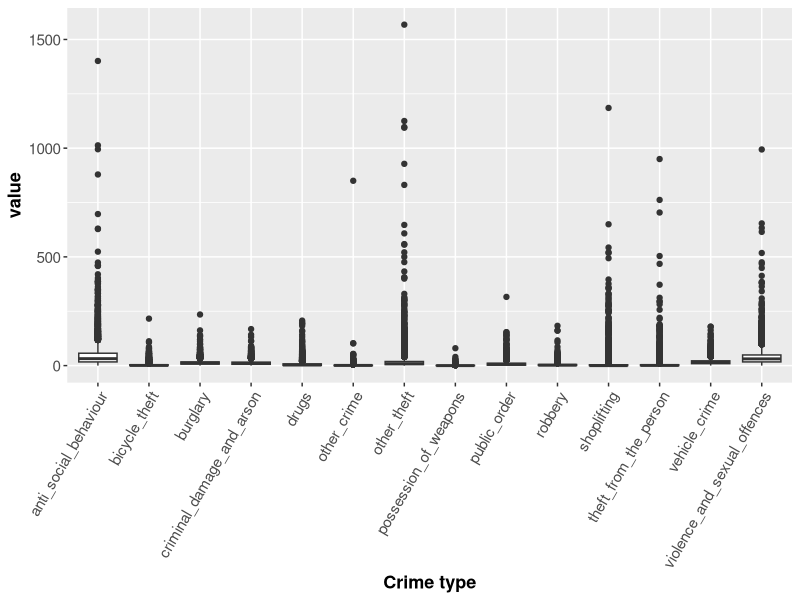
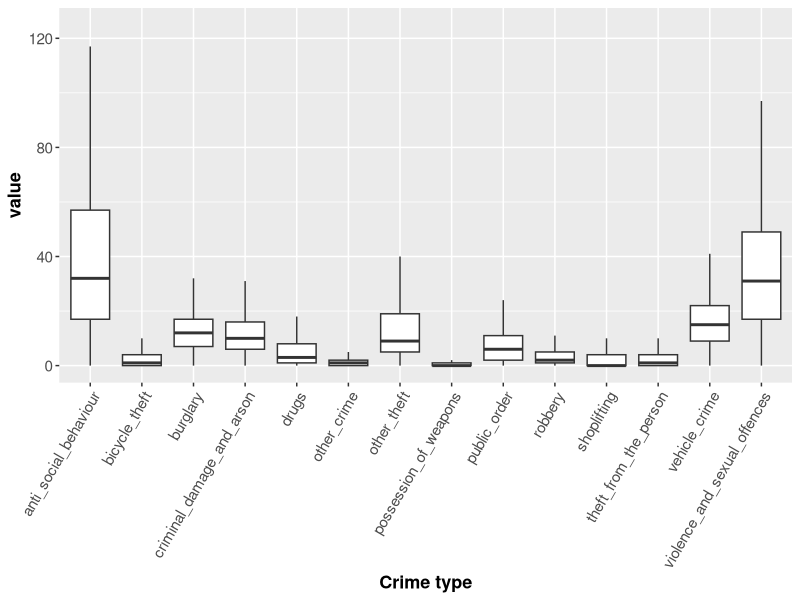

The R script that drew these images, in order: (Note: this script raises an error after producing the figures.)
library(stats)
library(reshape2)
library(ggplot2)

df <- read.csv("Data/crime-types.csv")

# summary of data
summary(df)

# prepare data for boxplots
df2 <- melt(df, id.vars = "LSOA_name")

# boxplot of crime types
bp1 <- ggplot(df2, aes(x = variable, y = value))
bp1 <- bp1 + geom_boxplot() +
  theme(axis.text.x = element_text(angle = 60, hjust = 1),
        axis.text = element_text(size = 11),
        axis.title = element_text(size = 13, face = "bold")) +
  labs(x = "Crime type")
print(bp1)
# excluding outliers
bp2 <- ggplot(df2, aes(x = variable, y = value))
bp2 <- bp2 + geom_boxplot(outlier.colour = NA) +
  theme(axis.text.x = element_text(angle = 60, hjust = 1),
        axis.text = element_text(size = 11),
        axis.title = element_text(size = 13, face = "bold")) +
  coord_cartesian(ylim = c(0, 125)) +
  labs(x = "Crime type")
print(bp2)

# find number of zeros in each crime
df3 <- df[, -1]
df.zeros <- apply(df3, 2, function(x) {sum(x == 0)})
print(df.zeros)
# find the upper inner fence value for each crime
maxval <- apply(df3, 2, function(x) { (IQR(x) * 1.5) + quantile(x, probs = 0.75) })
print(maxval)
# find number of outliers in each crime
df4 <- data.frame(matrix(ncol = 15, nrow = 0))
maxvals <- NULL
num.outliers <- NULL
num.zeros <- NULL
for (i in 2:15) {
  dfsub <- df[which(df[, i] > maxval[[i - 1]]), ]
  print(paste0(colnames(df)[i], ": ", nrow(dfsub)))
  maxvals <- c(maxvals, maxval[[i - 1]])
  num.outliers <- c(num.outliers, nrow(dfsub))
  num.zeros <- c(num.zeros, df.zeros[[i - 1]])
  df4 <- rbind(df4, dfsub)
  print(nrow(df4))
}
# create table
outliers.table <- data.frame(cbind(colnames(df)[2:15], maxvals, num.outliers, num.zeros))
colnames(outliers.table) <- c("Crime type", "Upper inner fence value", "Number outliers", "Number zeros")
print(outliers.table)
write.csv(outliers.table, file = "Output/outliers-table-full.csv", row.names = FALSE)

# find variable describing the most variance
df3.var <- apply(df3, 2, var)
print(df3.var)
max(df3.var)
which(df3.var == max(df3.var))
min(df3.var)
which(df3.var == min(df3.var))

# histograms of least and most variance variables
h1 <- ggplot(df, aes(df$anti_social_behaviour))
h1 <- h1 + geom_histogram(breaks = seq(0, 500, by = 10), col = "black", fill = "light blue") +
  xlim(c(0, 500)) +
  ylim(c(0, 1000)) +
  theme(axis.text = element_text(size = 11),
        axis.title = element_text(size = 13, face = "bold")) +
  labs(x = "anti social behaviour")
print(h1)

h2 <- ggplot(df, aes(df$possession_of_weapons))
h2 <- h2 + geom_histogram(breaks = seq(0, 15, by = 1), col = "black", fill = "green") +
  xlim(c(0, 15)) +
  theme(axis.text = element_text(size = 11),
        axis.title = element_text(size = 13, face = "bold")) +
  labs(x = "possession of weapons")
print(h2)

# correlation matrix
cor.m <- cor(df3)
print(cor.m)
cor.test(df3$criminal_damage_and_arson, df3$violence_and_sexual_offences)

# PCA
pca <- prcomp(df3, center = TRUE, scale. = TRUE)
print(pca)
summary(pca)
# flip values to positives
pca2.1 <- pca
pca2.1$rotation <- -pca2.1$rotation
pca2.1$x <- -pca2.1$x
print(pca2.1)
summary(pca2.1)

# cumulative variance plot of components
plot(pca, type = "lines")
# PCA basic biplot
biplot(pca2.1, scale = 0)

# PCA scatter plot
pc12 <- data.frame(pca2.1$rotation[, 1:2])
pc12$crimes <- rownames(pc12)
pt1 <- ggplot(pc12, aes(x = PC1, y = PC2))
pt1 <- pt1 + geom_point(size = 3) +
  geom_text(aes(label = crimes), vjust = 1) +
  theme(axis.text = element_text(size = 11),
        axis.title = element_text(size = 13, face = "bold"))
print(pt1)

# k-means on principal components 1 and 2
set.seed(7)
pc.km <- kmeans(pc12[, 1:2], 3, nstart = 100)
# ggplot clusters
pt.km <- ggplot(pc12, aes(x = PC1, y = PC2))
pt.km <- pt.km + geom_point(aes(colour = factor(pc.km$cluster)), size = 3) +
  scale_colour_manual(values = c("red", "blue", "green")) +
  geom_text(aes(label = crimes), vjust = 1) +
  theme(axis.text = element_text(size = 11),
        axis.title = element_text(size = 13, face = "bold")) +
  labs(colour = "Cluster")
print(pt.km)

# finding the areas with the highest crime recording for each type of crime
crimes <- colnames(df3)
hc <- NULL
for (i in 2:(length(crimes) + 1)) {
  area <- df[which(df[, i] == max(df[, i])), ]
  hc <- rbind(hc, data.frame(area))
}
print(hc)
write.csv(hc, file = "Output/areas-with-max-crime-value-per-type.csv", row.names = FALSE)
